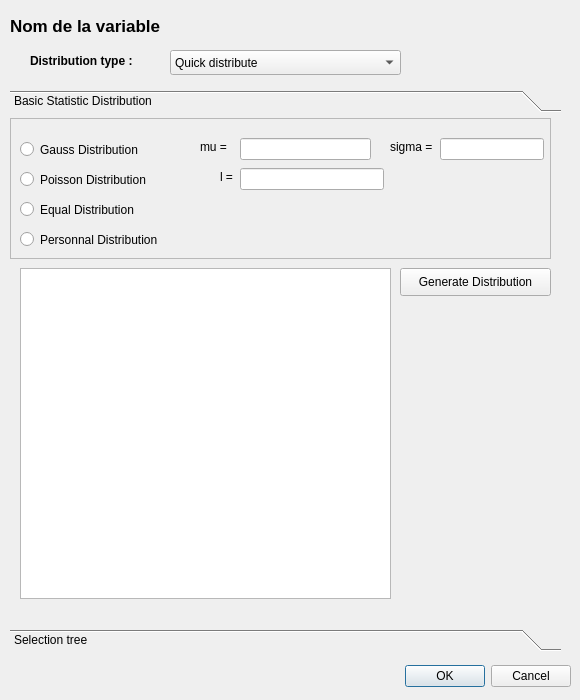
<?xml version="1.0" encoding="UTF-8"?>
<ui version="4.0">
    <class>var_distrib</class>
    <widget class="QDialog" name="var_distrib">
        <property name="geometry">
            <rect>
                <x>0</x>
                <y>0</y>
                <width>580</width>
                <height>700</height>
            </rect>
        </property>
        <property name="windowTitle">
            <string>Variable Distribution</string>
        </property>
        <widget class="QDialogButtonBox" name="buttonBox">
            <property name="geometry">
                <rect>
                    <x>110</x>
                    <y>660</y>
                    <width>461</width>
                    <height>32</height>
                </rect>
            </property>
            <property name="orientation">
                <enum>Qt::Horizontal</enum>
            </property>
            <property name="standardButtons">
                <set>QDialogButtonBox::Cancel|QDialogButtonBox::Ok</set>
            </property>
        </widget>
        <widget class="QComboBox" name="comboBox">
            <property name="geometry">
                <rect>
                    <x>170</x>
                    <y>50</y>
                    <width>231</width>
                    <height>25</height>
                </rect>
            </property>
            <item>
                <property name="text">
                    <string>Quick distribute</string>
                </property>
            </item>
            <item>
                <property name="text">
                    <string>Selection tree</string>
                </property>
            </item>
        </widget>
        <widget class="QLabel" name="label">
            <property name="geometry">
                <rect>
                    <x>10</x>
                    <y>10</y>
                    <width>461</width>
                    <height>31</height>
                </rect>
            </property>
            <property name="font">
                <font>
                    <pointsize>13</pointsize>
                    <weight>75</weight>
                    <italic>false</italic>
                    <bold>true</bold>
                </font>
            </property>
            <property name="text">
                <string>Nom de la variable</string>
            </property>
        </widget>
        <widget class="QLabel" name="label_2">
            <property name="geometry">
                <rect>
                    <x>30</x>
                    <y>50</y>
                    <width>141</width>
                    <height>21</height>
                </rect>
            </property>
            <property name="font">
                <font>
                    <weight>75</weight>
                    <bold>true</bold>
                </font>
            </property>
            <property name="text">
                <string>Distribution type : </string>
            </property>
        </widget>
        <widget class="QToolBox" name="toolBox">
            <property name="geometry">
                <rect>
                    <x>10</x>
                    <y>90</y>
                    <width>551</width>
                    <height>561</height>
                </rect>
            </property>
            <property name="frameShape">
                <enum>QFrame::NoFrame</enum>
            </property>
            <property name="frameShadow">
                <enum>QFrame::Plain</enum>
            </property>
            <property name="lineWidth">
                <number>1</number>
            </property>
            <property name="midLineWidth">
                <number>0</number>
            </property>
            <property name="currentIndex">
                <number>0</number>
            </property>
            <widget class="QWidget" name="page_4">
                <property name="geometry">
                    <rect>
                        <x>0</x>
                        <y>0</y>
                        <width>541</width>
                        <height>495</height>
                    </rect>
                </property>
                <attribute name="label">
                    <string>Basic Statistic Distribution</string>
                </attribute>
                <widget class="QTableView" name="tableView">
                    <property name="geometry">
                        <rect>
                            <x>10</x>
                            <y>150</y>
                            <width>371</width>
                            <height>331</height>
                        </rect>
                    </property>
                </widget>
                <widget class="QPushButton" name="pushButton_2">
                    <property name="geometry">
                        <rect>
                            <x>390</x>
                            <y>150</y>
                            <width>151</width>
                            <height>28</height>
                        </rect>
                    </property>
                    <property name="text">
                        <string>Generate Distribution</string>
                    </property>
                </widget>
                <widget class="QFrame" name="frame">
                    <property name="geometry">
                        <rect>
                            <x>0</x>
                            <y>0</y>
                            <width>541</width>
                            <height>141</height>
                        </rect>
                    </property>
                    <property name="frameShape">
                        <enum>QFrame::StyledPanel</enum>
                    </property>
                    <property name="frameShadow">
                        <enum>QFrame::Raised</enum>
                    </property>
                    <widget class="QRadioButton" name="radioButton">
                        <property name="geometry">
                            <rect>
                                <x>10</x>
                                <y>20</y>
                                <width>147</width>
                                <height>23</height>
                            </rect>
                        </property>
                        <property name="text">
                            <string>Gauss Distribution</string>
                        </property>
                    </widget>
                    <widget class="QRadioButton" name="radioButton_2">
                        <property name="geometry">
                            <rect>
                                <x>10</x>
                                <y>50</y>
                                <width>157</width>
                                <height>23</height>
                            </rect>
                        </property>
                        <property name="text">
                            <string>Poisson Distribution</string>
                        </property>
                    </widget>
                    <widget class="QRadioButton" name="radioButton_3">
                        <property name="geometry">
                            <rect>
                                <x>10</x>
                                <y>80</y>
                                <width>143</width>
                                <height>23</height>
                            </rect>
                        </property>
                        <property name="text">
                            <string>Equal Distribution</string>
                        </property>
                    </widget>
                    <widget class="QRadioButton" name="radioButton_4">
                        <property name="geometry">
                            <rect>
                                <x>10</x>
                                <y>110</y>
                                <width>161</width>
                                <height>23</height>
                            </rect>
                        </property>
                        <property name="text">
                            <string>Personnal Distribution</string>
                        </property>
                    </widget>
                    <widget class="QLabel" name="label_11">
                        <property name="geometry">
                            <rect>
                                <x>190</x>
                                <y>20</y>
                                <width>36</width>
                                <height>18</height>
                            </rect>
                        </property>
                        <property name="text">
                            <string>mu =</string>
                        </property>
                    </widget>
                    <widget class="QLineEdit" name="lineEdit_6">
                        <property name="geometry">
                            <rect>
                                <x>230</x>
                                <y>20</y>
                                <width>131</width>
                                <height>22</height>
                            </rect>
                        </property>
                    </widget>
                    <widget class="QLabel" name="label_12">
                        <property name="geometry">
                            <rect>
                                <x>380</x>
                                <y>20</y>
                                <width>55</width>
                                <height>18</height>
                            </rect>
                        </property>
                        <property name="text">
                            <string>sigma =</string>
                        </property>
                    </widget>
                    <widget class="QLineEdit" name="lineEdit_7">
                        <property name="geometry">
                            <rect>
                                <x>430</x>
                                <y>20</y>
                                <width>104</width>
                                <height>22</height>
                            </rect>
                        </property>
                    </widget>
                    <widget class="QLabel" name="label_13">
                        <property name="geometry">
                            <rect>
                                <x>210</x>
                                <y>50</y>
                                <width>19</width>
                                <height>18</height>
                            </rect>
                        </property>
                        <property name="text">
                            <string>l =</string>
                        </property>
                    </widget>
                    <widget class="QLineEdit" name="lineEdit_8">
                        <property name="geometry">
                            <rect>
                                <x>230</x>
                                <y>50</y>
                                <width>144</width>
                                <height>22</height>
                            </rect>
                        </property>
                    </widget>
                </widget>
            </widget>
            <widget class="QWidget" name="page_2">
                <property name="geometry">
                    <rect>
                        <x>0</x>
                        <y>0</y>
                        <width>541</width>
                        <height>495</height>
                    </rect>
                </property>
                <attribute name="label">
                    <string>Selection tree</string>
                </attribute>
                <widget class="QLabel" name="label_4">
                    <property name="geometry">
                        <rect>
                            <x>20</x>
                            <y>10</y>
                            <width>141</width>
                            <height>21</height>
                        </rect>
                    </property>
                    <property name="font">
                        <font>
                            <weight>75</weight>
                            <bold>true</bold>
                        </font>
                    </property>
                    <property name="text">
                        <string>Selection tree :</string>
                    </property>
                </widget>
                <widget class="QTreeView" name="treeView">
                    <property name="geometry">
                        <rect>
                            <x>10</x>
                            <y>40</y>
                            <width>471</width>
                            <height>381</height>
                        </rect>
                    </property>
                </widget>
                <widget class="QToolButton" name="toolButton">
                    <property name="geometry">
                        <rect>
                            <x>490</x>
                            <y>70</y>
                            <width>30</width>
                            <height>25</height>
                        </rect>
                    </property>
                    <property name="text">
                        <string>...</string>
                    </property>
                    <property name="icon">
                        <iconset>
                            <normalon>../img/actions/document-save.png</normalon>
                        </iconset>
                    </property>
                </widget>
            </widget>
        </widget>
    </widget>
    <resources/>
    <connections>
        <connection>
            <sender>buttonBox</sender>
            <signal>accepted()</signal>
            <receiver>var_distrib</receiver>
            <slot>accept()</slot>
            <hints>
                <hint type="sourcelabel">
                    <x>248</x>
                    <y>254</y>
                </hint>
                <hint type="destinationlabel">
                    <x>157</x>
                    <y>274</y>
                </hint>
            </hints>
        </connection>
        <connection>
            <sender>buttonBox</sender>
            <signal>rejected()</signal>
            <receiver>var_distrib</receiver>
            <slot>reject()</slot>
            <hints>
                <hint type="sourcelabel">
                    <x>316</x>
                    <y>260</y>
                </hint>
                <hint type="destinationlabel">
                    <x>286</x>
                    <y>274</y>
                </hint>
            </hints>
        </connection>
    </connections>
</ui>
